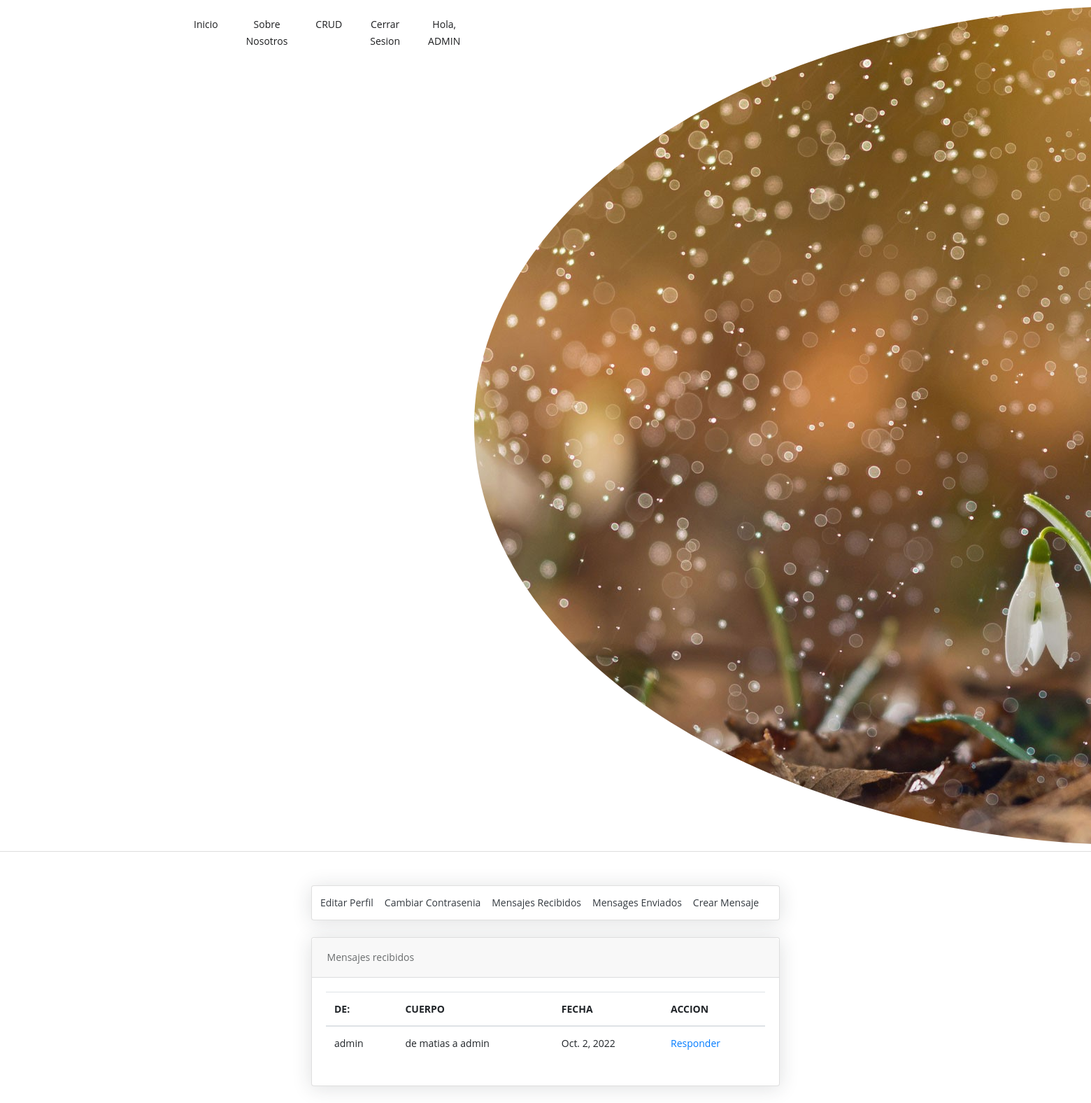
The app's page /mensajes/mensajes_recibidos/ (signed in), older data.
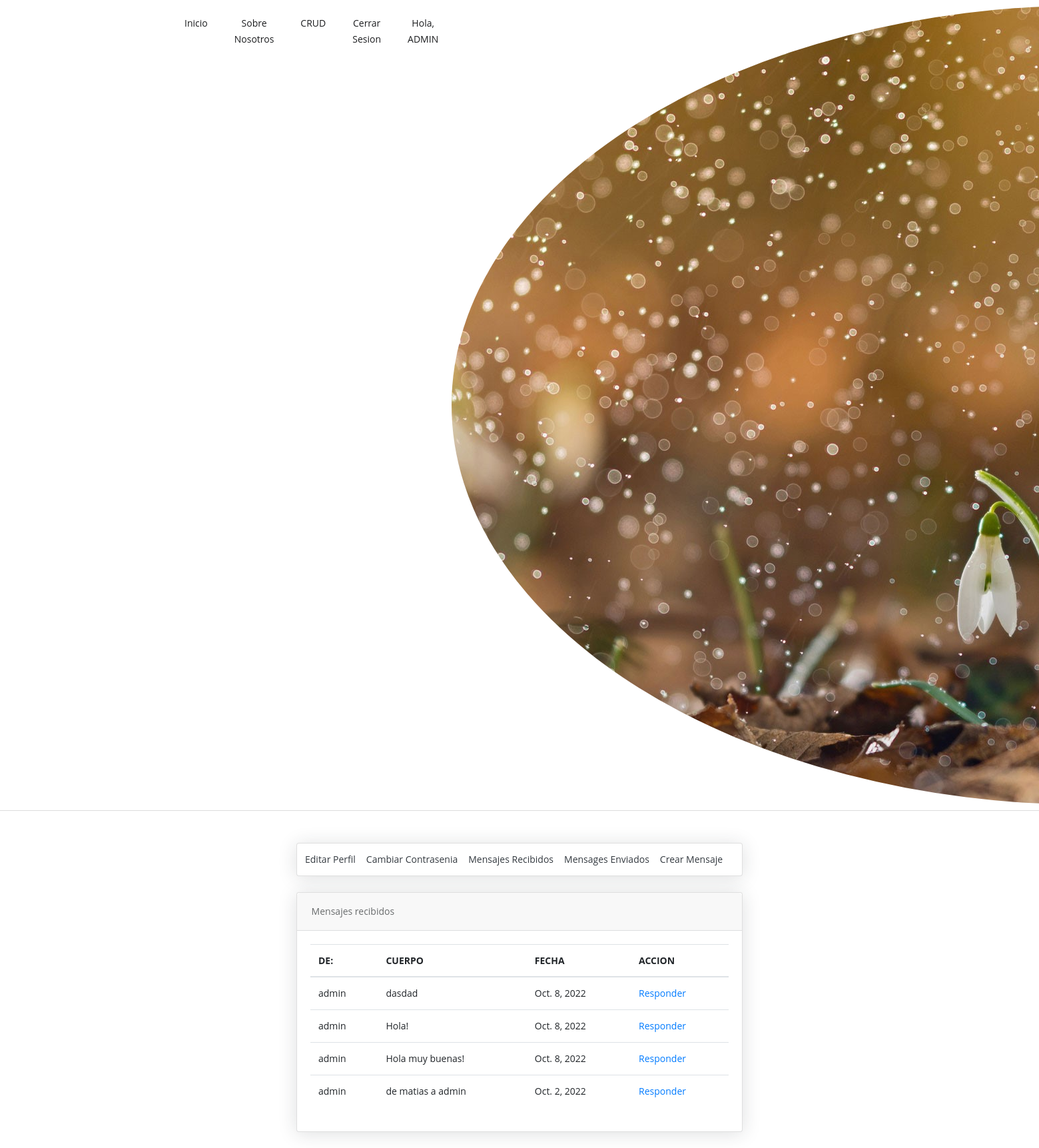
The same page, newer data.
### mensajes/models.py (models this page shows)
class Base(models.Model):
    id = models.AutoField(primary_key=True)
    estado=models.BooleanField(default=True)
    fecha_creacion = models.DateField(auto_now=False, auto_now_add=True)
    fecha_modificacion = models.DateField(auto_now=True, auto_now_add=False)
    fecha_eliminacion = models.DateField(auto_now=True, auto_now_add=False)

class Mensajes(Base):
  enviado_por=  models.ForeignKey(User, related_name='sent_messages',on_delete=models.PROTECT)
  recibido_por=  models.ForeignKey(User, related_name='receiver_messages',on_delete=models.PROTECT)
  cuerpo = models.CharField(max_length=500)

class Base(models.Model):
    id = models.AutoField(primary_key=True)
    estado=models.BooleanField(default=True)
    fecha_creacion = models.DateField(auto_now=False, auto_now_add=True)
    fecha_modificacion = models.DateField(auto_now=True, auto_now_add=False)
    fecha_eliminacion = models.DateField(auto_now=True, auto_now_add=False)

### mensajes/views.py (the view)
# urls.py: path('mensajes_recibidos/',mensajes_recibidos,name='mensajes_recibidos'),
@login_required(redirect_field_name="iniciar_sesion")
def mensajes_recibidos(request):
    inbox = Mensajes.objects.filter(recibido_por=request.user).order_by(
        "-fecha_creacion"
    )
    return render(request, "all_profile.html", {"inbox": inbox})

### templates/all_profile.html
{% extends 'bases/base_all_profile.html' %}
{% load static %}
{% block content %}
{% include 'includes/navbar.html' %}
{% include 'includes/section_all_profile.html' %}
{% endblock %}

### templates/includes/section_all_profile.html (shortened to what this page needs)
{% load static %}
{% load widget_tweaks %}
<div class="container-xl col-lg-8  mb-5 mb-lg-0 pt-5" style="max-width: 700px;">
  <div class="row  ">
    <div class="col-xl-12">
      <div class="card mb-4 p-1 mb-xl-12 ">
        <div class="navbar-nav navbar-expand">
          <ul class=" navbar-nav mr-auto mt-2 mt-lg-0">
            <li class="nav-item">
              <a class="nav-link text-dark" href="{% url 'editar_perfil' %}">Editar Perfil</a>
            </li>
            <li class="nav-item ">
              <a class="nav-link text-dark" href="{% url 'cambiar_contrasenia' %}">Cambiar contrasenia</a>
            </li>
            <li class="nav-item">
              <a class="nav-link text-dark" href="{% url 'mensajes_recibidos' %}">Mensajes recibidos</a>
            </li>
            <li class="nav-item">
              <a class="nav-link text-dark" href="{% url 'mensajes_enviados' %}">Mensages enviados</a>
            </li>
            <li class="nav-item ">
              <a class="nav-link text-dark" href="{% url 'crear_mensajes' %}">Crear mensaje</a>
            </li>
          </ul>
        </div>
      </div>
    </div>
  </div>
  {% if inbox %}
  <div class="card mb-4">
    <div class="card-header">Mensajes recibidos</div>
    <div class="card-body">
      <table class="table">
        <tr>
          <th>DE:</th>
          <th>CUERPO</th>
          <th>FECHA</th>
          <th>ACCION</th>
        </tr>
        <tbody>
          {% for mensaje in inbox %}
          <tr>
            <td>
              {{ mensaje.recibido_por }}
            </td>
            <td>
              {{ mensaje.cuerpo }}
            </td>
            <td>{{ mensaje.fecha_creacion }}</td>
            <td><a href="{% url 'crear_mensajes' mensaje.enviado_por %}">Responder</a></td>
          </tr>
          {% endfor %}
        </tbody>
      </table>
    </div>
  </div>
</div>
{% endif %}

Row changes from the older to the newer data that the page shows:
added Mensajes: recibido_por "admin", cuerpo "dasdad", fecha_creacion "Oct. 8, 2022"
added Mensajes: recibido_por "admin", cuerpo "Hola!", fecha_creacion "Oct. 8, 2022"
added Mensajes: recibido_por "admin", cuerpo "Hola muy buenas!", fecha_creacion "Oct. 8, 2022"
